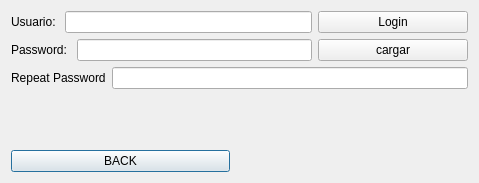
<?xml version="1.0" encoding="UTF-8"?>
<ui version="4.0">
 <class>Cuenta</class>
 <widget class="QDialog" name="Cuenta">
  <property name="geometry">
   <rect>
    <x>0</x>
    <y>0</y>
    <width>479</width>
    <height>183</height>
   </rect>
  </property>
  <property name="windowTitle">
   <string>Dialog</string>
  </property>
  <layout class="QGridLayout" name="gridLayout_3">
   <item row="0" column="0">
    <layout class="QGridLayout" name="gridLayout_2">
     <item row="2" column="1">
      <widget class="QLabel" name="label_conexion">
       <property name="text">
        <string/>
       </property>
      </widget>
     </item>
     <item row="2" column="0">
      <spacer name="horizontalSpacer">
       <property name="orientation">
        <enum>Qt::Horizontal</enum>
       </property>
       <property name="sizeHint" stdset="0">
        <size>
         <width>40</width>
         <height>20</height>
        </size>
       </property>
      </spacer>
     </item>
     <item row="3" column="0">
      <widget class="QPushButton" name="pushButton_atrasbienve">
       <property name="text">
        <string>BACK</string>
       </property>
      </widget>
     </item>
     <item row="2" column="2">
      <spacer name="horizontalSpacer_3">
       <property name="orientation">
        <enum>Qt::Horizontal</enum>
       </property>
       <property name="sizeHint" stdset="0">
        <size>
         <width>40</width>
         <height>20</height>
        </size>
       </property>
      </spacer>
     </item>
     <item row="1" column="0" colspan="3">
      <layout class="QHBoxLayout" name="horizontalLayout_3">
       <item>
        <widget class="QLabel" name="label_2">
         <property name="text">
          <string>Repeat Password</string>
         </property>
        </widget>
       </item>
       <item>
        <widget class="QLineEdit" name="lineEdit_repeatpassword">
         <property name="echoMode">
          <enum>QLineEdit::Password</enum>
         </property>
        </widget>
       </item>
      </layout>
     </item>
     <item row="0" column="0" colspan="3">
      <layout class="QGridLayout" name="gridLayout">
       <item row="1" column="0" colspan="2">
        <layout class="QHBoxLayout" name="horizontalLayout_2">
         <item>
          <widget class="QLabel" name="label_conexion_2">
           <property name="text">
            <string>Password: </string>
           </property>
          </widget>
         </item>
         <item>
          <widget class="QLineEdit" name="lineEdit_password">
           <property name="echoMode">
            <enum>QLineEdit::Password</enum>
           </property>
          </widget>
         </item>
        </layout>
       </item>
       <item row="0" column="2">
        <widget class="QPushButton" name="pushButton_login">
         <property name="text">
          <string>Login</string>
         </property>
        </widget>
       </item>
       <item row="1" column="2">
        <widget class="QPushButton" name="pushButton_cargar">
         <property name="text">
          <string>cargar</string>
         </property>
        </widget>
       </item>
       <item row="0" column="0" colspan="2">
        <layout class="QHBoxLayout" name="horizontalLayout">
         <item>
          <widget class="QLabel" name="label">
           <property name="text">
            <string>Usuario: </string>
           </property>
          </widget>
         </item>
         <item>
          <widget class="QLineEdit" name="lineEdit_usuario"/>
         </item>
        </layout>
       </item>
      </layout>
     </item>
     <item row="3" column="1" colspan="2">
      <spacer name="horizontalSpacer_2">
       <property name="orientation">
        <enum>Qt::Horizontal</enum>
       </property>
       <property name="sizeHint" stdset="0">
        <size>
         <width>40</width>
         <height>20</height>
        </size>
       </property>
      </spacer>
     </item>
    </layout>
   </item>
  </layout>
 </widget>
 <resources/>
 <connections/>
</ui>
